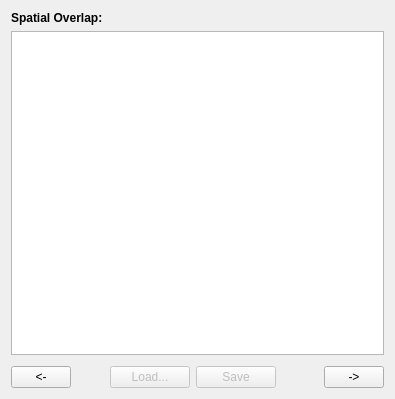
<?xml version="1.0" encoding="UTF-8"?>
<ui version="4.0">
 <class>MSPROD_Tab4_SpatialOverlapTab</class>
 <widget class="QWidget" name="MSPROD_Tab4_SpatialOverlapTab">
  <property name="geometry">
   <rect>
    <x>0</x>
    <y>0</y>
    <width>395</width>
    <height>399</height>
   </rect>
  </property>
  <property name="windowTitle">
   <string>Form</string>
  </property>
  <layout class="QVBoxLayout" name="verticalLayout">
   <item>
    <widget class="QLabel" name="MSPROD_Tab4_LabelLB">
     <property name="font">
      <font>
       <weight>75</weight>
       <bold>true</bold>
      </font>
     </property>
     <property name="text">
      <string>Spatial Overlap:</string>
     </property>
    </widget>
   </item>
   <item>
    <widget class="QTableView" name="MSPROD_Tab4_SpatialOverlapTV">
     <property name="toolTip">
      <string>These data are from the table: SpatialOverlap</string>
     </property>
     <property name="statusTip">
      <string>These data are from the table: SpatialOverlap</string>
     </property>
    </widget>
   </item>
   <item>
    <spacer name="verticalSpacer">
     <property name="orientation">
      <enum>Qt::Vertical</enum>
     </property>
     <property name="sizeType">
      <enum>QSizePolicy::Fixed</enum>
     </property>
     <property name="sizeHint" stdset="0">
      <size>
       <width>20</width>
       <height>5</height>
      </size>
     </property>
    </spacer>
   </item>
   <item>
    <layout class="QHBoxLayout" name="horizontalLayout_88">
     <item>
      <widget class="QPushButton" name="MSPROD_Tab4_PrevPB">
       <property name="sizePolicy">
        <sizepolicy hsizetype="Fixed" vsizetype="Fixed">
         <horstretch>0</horstretch>
         <verstretch>0</verstretch>
        </sizepolicy>
       </property>
       <property name="minimumSize">
        <size>
         <width>60</width>
         <height>0</height>
        </size>
       </property>
       <property name="maximumSize">
        <size>
         <width>60</width>
         <height>16777215</height>
        </size>
       </property>
       <property name="toolTip">
        <string>Go to the previous page</string>
       </property>
       <property name="statusTip">
        <string>Go to the previous page</string>
       </property>
       <property name="text">
        <string>&lt;-</string>
       </property>
      </widget>
     </item>
     <item>
      <spacer name="horizontalSpacer_100">
       <property name="orientation">
        <enum>Qt::Horizontal</enum>
       </property>
       <property name="sizeHint" stdset="0">
        <size>
         <width>40</width>
         <height>20</height>
        </size>
       </property>
      </spacer>
     </item>
     <item>
      <widget class="QPushButton" name="MSPROD_Tab4_LoadPB">
       <property name="enabled">
        <bool>false</bool>
       </property>
       <property name="toolTip">
        <string>Load the CSV file</string>
       </property>
       <property name="statusTip">
        <string>Load the CSV file</string>
       </property>
       <property name="text">
        <string>Load...</string>
       </property>
      </widget>
     </item>
     <item>
      <widget class="QPushButton" name="MSPROD_Tab4_SavePB">
       <property name="enabled">
        <bool>false</bool>
       </property>
       <property name="toolTip">
        <string>Save above data for all Species to CSV file and to database table</string>
       </property>
       <property name="statusTip">
        <string>Save above data for all Species to CSV file and to database table</string>
       </property>
       <property name="text">
        <string>Save</string>
       </property>
      </widget>
     </item>
     <item>
      <spacer name="verticalSpacer_46">
       <property name="orientation">
        <enum>Qt::Horizontal</enum>
       </property>
       <property name="sizeType">
        <enum>QSizePolicy::Expanding</enum>
       </property>
       <property name="sizeHint" stdset="0">
        <size>
         <width>48</width>
         <height>20</height>
        </size>
       </property>
      </spacer>
     </item>
     <item>
      <widget class="QPushButton" name="MSPROD_Tab4_NextPB">
       <property name="enabled">
        <bool>true</bool>
       </property>
       <property name="sizePolicy">
        <sizepolicy hsizetype="Fixed" vsizetype="Fixed">
         <horstretch>0</horstretch>
         <verstretch>0</verstretch>
        </sizepolicy>
       </property>
       <property name="minimumSize">
        <size>
         <width>60</width>
         <height>0</height>
        </size>
       </property>
       <property name="maximumSize">
        <size>
         <width>60</width>
         <height>16777215</height>
        </size>
       </property>
       <property name="toolTip">
        <string>Go to the next page</string>
       </property>
       <property name="statusTip">
        <string>Go to the next page</string>
       </property>
       <property name="text">
        <string>-&gt;</string>
       </property>
      </widget>
     </item>
    </layout>
   </item>
  </layout>
 </widget>
 <resources/>
 <connections/>
</ui>
